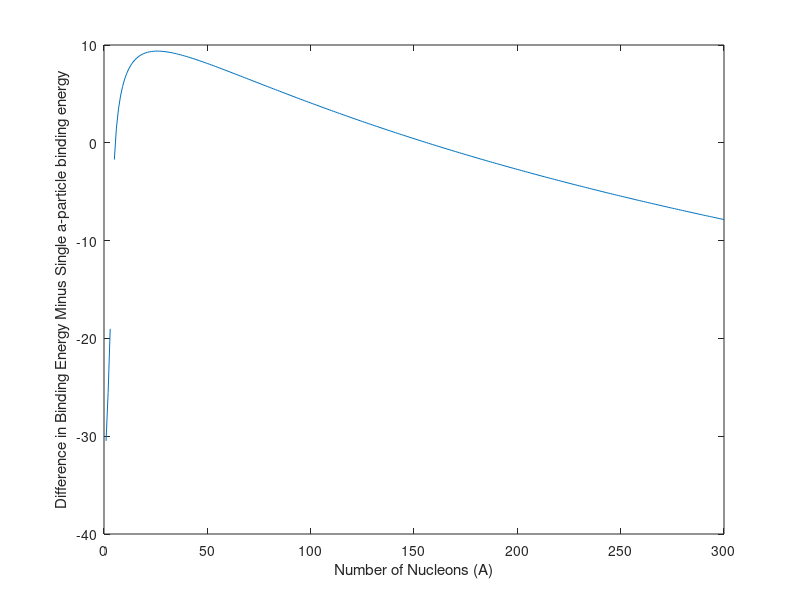

Reproduce this figure in MATLAB.
%Alpha decay:
%Plotting the difference in binding energy from losing one nucleon
m=300
x=(1:m)
y=zeros(1,m);
yd=zeros(1,m);
q=15.8;
w=17.8;
e=23.7;
r=.711;


for  i=1:1:m
    N=x(i);
    f= 4*e*N/(8*e*N+2*r*(N^(5/3)))
    BE = q*N-w*(N^(2/3))-(r*f^2*N^2)/(N^(1/3))-(e*(2*f*N-N)^2)/N;
    y(i)=BE;
end
for  i=4:1:m
    N=x(i)-4;
    f= 4*e*N/(8*e*N+2*r*(N^(5/3)))
    BED = q*N-w*(N^(2/3))-(r*f^2*N^2)/(N^(1/3))-(e*(2*f*N-N)^2)/N;
    yd(i)=BED;
end
plot(x,y-yd-28.3)
xlabel('Number of Nucleons (A)')
ylabel('Difference in Binding Energy Minus Single a-particle binding energy')